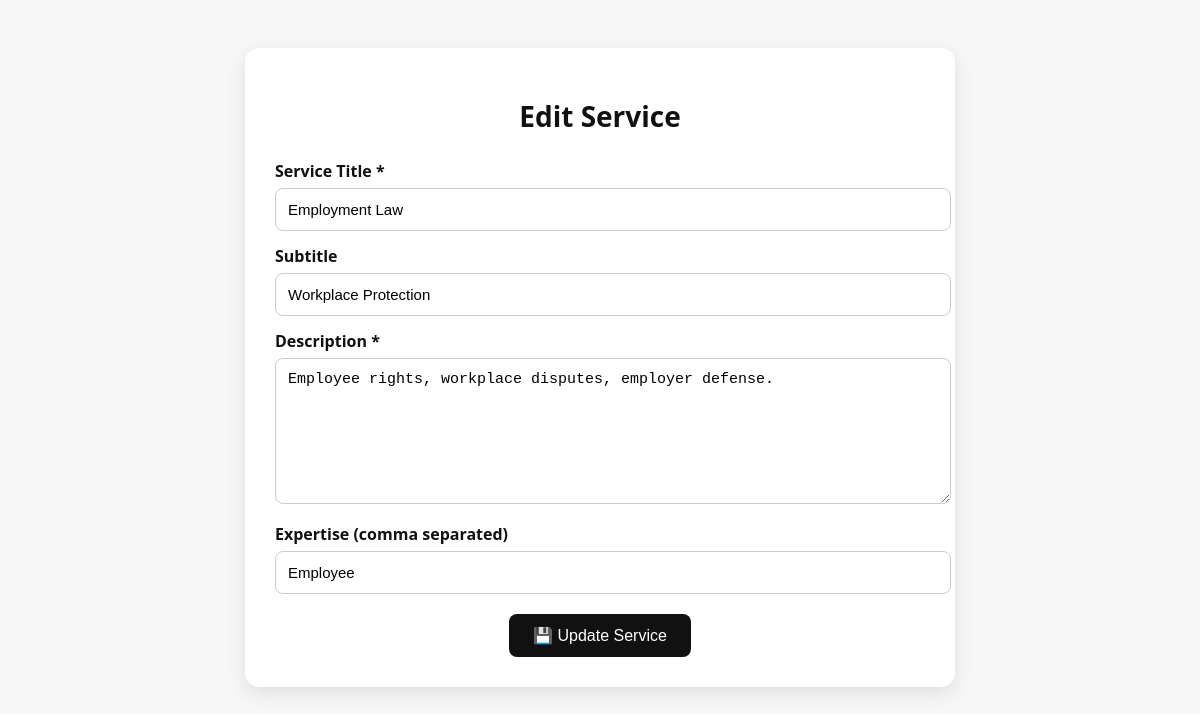
/admin/edit_service.php?id=2, run on the app's committed database.
### tables this page shows
CREATE TABLE `services` (
  `id` int(11) NOT NULL,
  `title` varchar(255) NOT NULL,
  `subtitle` varchar(255) NOT NULL,
  `description` text NOT NULL,
  `expertise` text DEFAULT NULL
);

### admin/edit_service.php (the view, shortened to what this page needs)
<?php
$DB_HOST='localhost';
$DB_USER='root';
$DB_PASS='';
$DB_NAME='lawyer_booking';
$conn = new mysqli($DB_HOST,$DB_USER,$DB_PASS,$DB_NAME);
$id = $_GET['id'] ?? null;
$id = intval($id);
$stmt=$conn->prepare("SELECT * FROM services WHERE id=?");
$stmt->bind_param("i",$id);
$stmt->execute();
$res=$stmt->get_result();
$service=$res->fetch_assoc();
?>
<!doctype html>
<html lang="en">
<head>
</head>
<body>
<div class="container">
<h1>Edit Service</h1>
<form method="post">
<label for="title">Service Title *</label>
<input type="text" id="title" name="title" value="<?= htmlspecialchars($service['title']); ?>" required>
<label for="subtitle">Subtitle</label>
<input type="text" id="subtitle" name="subtitle" value="<?= htmlspecialchars($service['subtitle']); ?>">
<label for="description">Description *</label>
<textarea id="description" name="description" required><?= htmlspecialchars($service['description']); ?></textarea>
<label for="expertise">Expertise (comma separated)</label>
<input type="text" id="expertise" name="expertise" value="<?= htmlspecialchars($service['expertise']); ?>">
<button type="submit">💾 Update Service</button>
</form>
</div>
</body>
</html>

### admin/edit_service.php (style rules this page uses)
body { font-family:'Segoe UI',Arial,sans-serif;background:#f7f7f7;padding:40px;color:#111; }
.container { max-width:650px;margin:0 auto;background:#fff;padding:30px;border-radius:14px;box-shadow:0 6px 20px rgba(0,0,0,0.1); }
h1 { text-align:center;margin-bottom:25px;font-size:28px; }
form label { display:block;font-weight:600;margin:14px 0 6px; }
input,textarea { width:100%;padding:12px;border:1px solid #ccc;border-radius:8px;font-size:15px;transition:.3s; }
textarea { min-height:120px;resize:vertical; }
button { display:block;margin:20px auto 0;padding:12px 24px;background:#111;color:#fff;font-size:16px;border:none;border-radius:8px;cursor:pointer;transition:.3s; }

### data on the page
services: title "Employment Law", subtitle "Workplace Protection", description "Employee rights, workplace disputes, employer defense.", expertise "Employee"
